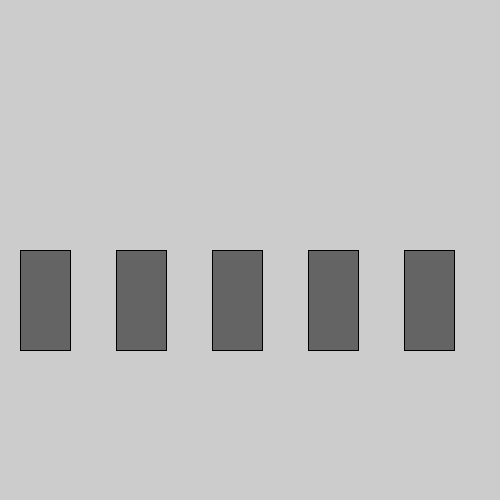
Frame 1 (no input)
Frame 60 (the mouse pressed at the canvas centre just before this capture): identical to frame 1, image omitted
Frame 120 (the mouse held since frame 60 and released just before this capture): identical to frame 1, image omitted

The Processing sketch that drew this single still picture (run headless with seeded random() and noise(); from frame 60 on, the mouse is pressed at the canvas centre):

// Processing sketch: Mini_Lab_Redo
// ── Mini_Lab_Redo.pde
/* Zach Hornfeld
IntroCS Summer 2022
Mini Lab Redo
*/

int x = 0;

void setup() {
 size(500,500);
 
}

void draw() {
    for(x=20; x<=width; x+=(width-20)/5) {
   card();
}
}

void card() {
fill(100);
for(x=20; x<=width; x+=(width-20)/5) {
   rect(x, height/2, 50, 100);
   println(random(1, 10));
}
}

void teardrop(float x, float y, float w) {
  triangle(x-w/2, y, x, y-1.5*w, x+w/2, y);
  arc(x, y, w, w, radians(-3), radians(183), OPEN);
//Teardrop and diamond cited from Google Classroom
}

void diamond(float x, float y, float w) {
  push();
  translate(x, y);
  rotate(radians(45));
  square(0, 0, w);
  pop();
}

void square() {
 
  
}
